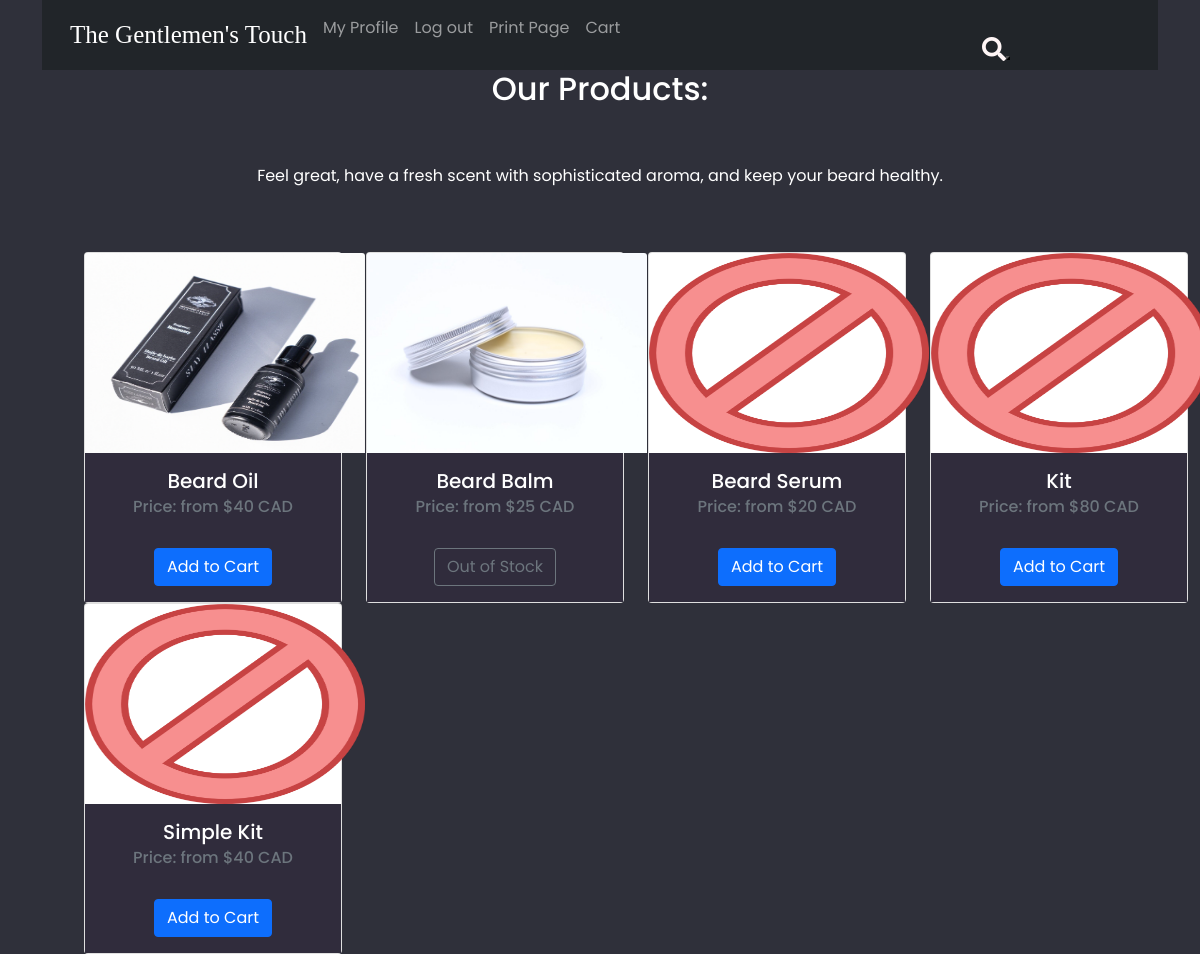
The page /Main/products/ (signed in) on the database its author committed.
### tables this page shows
CREATE TABLE `product` (
  `product_id` int(11) NOT NULL,
  `product_image` varchar(50) NOT NULL DEFAULT 'blank.png',
  `product_name` varchar(30) NOT NULL,
  `description` text NOT NULL,
  `price` double NOT NULL,
  `quantity` int(11) NOT NULL
);

### app/controllers/Main.php (called while the page is built, shortened)
<?php
        class Main extends \app\core\Controller {
            public function index() {
                $product = new \app\models\Product();
                $products = $product->getProducts();
                $this->view('Main/index', $products);
            }
        }

### app/core/App.php (called while the page is built, shortened)
<?php
		class App {
			private $method = 'index';
			public function __construct() {
				$url = self::parseUrl();
				if (isset($url[0])) {
					unset($url[0]);
				}
				$this->controller = new $this->controller;
				if (isset($url[1])) {
					unset($url[1]);
				}
				$this->params = $url ? array_values($url) : [];
				call_user_func_array([$this->controller, $this->method], $this->params);
			}
			private static function parseUrl() {
				if (isset($_GET['url'])) {
					return explode('/',
						filter_var(
							rtrim($_GET['url'], '/'),
							FILTER_SANITIZE_URL)
					);
				}
			}
		}

### index.php (called while the page is built, shortened)
<?php
    new \app\core\App();

### app/models/Product.php (called while the page is built, shortened)
<?php
        class Product extends \app\core\Model {
            function getProducts() {
                $SQL = 'SELECT * FROM product';
                $STMT = self::$_connection->prepare($SQL);
                $STMT->execute();
                $STMT->setFetchMode(\PDO::FETCH_CLASS, "app\models\Product");
                return $STMT->fetchAll();
            }
        }

### app/core/DBConnection.php (called while the page is built, shortened)
<?php
		class DBConnection {
			static $connection = null;
			private function __construct() {
				if (self::$connection == null) {
					$host = 'localhost';
					$DBname = 'sysdev';
					$user = 'root';
					$password = '';
					self::$connection = new \PDO("mysql:host=$host;dbname=$DBname", $user, $password);
				}
			}
			public static function getInstance() {
				return self::$connection;
			}
		}

### app/views/subviews/products.php (the view, shortened to what this page needs)
<head>
    <link rel="stylesheet" type="text/css" href="/app/public/css/products.css">
    <link rel="stylesheet" type="text/css" href="/app/public/css/force.css">
</head>
<body style = "background-color: #302c3c;overflow:scroll;">
    <h2 class = "text-center" style="text-align:center;white-space:pre-wrap;color:white;">Our Products:</h2><br><br>
    <p style="text-align:center;white-space:pre-wrap;color:white;">Feel great, have a fresh scent with sophisticated aroma, and keep your beard healthy.</p> <br> <br>
    <div class="row" style='text-align:center;'>
        <?php
            if ($data != null) {
                foreach ($data as $product) {
                    echo "<div class='col-lg-3 d-flex align-items-stretch'>
                    <div class='card' style='width: 18rem;text-align:center;'>
                        <img class=\"card-img-top\" alt = '' src = '\\pictures\\$product->product_image' style = 'width:280px;height:200px;display:block;margin-left:auto;margin-right:auto;'>
                        <div class='card-body' style = 'background-color:#302c3c;'>
                        <h5 class=\"card-title\"> <a href = '/Product/index/$product->product_id'>$product->product_name</a> </h5>
                        <h6 class=\"card-subtitle mb-2 text-muted\">Price: from $$product->price CAD</h6> <br>";
                        if (isset($_SESSION['role'])) {
                            if ($_SESSION['role'] == '0') {
                                if ($product->quantity >= 1)
                                    echo "<a class=\"btn btn-primary\" href='/Cart/addToCart/$product->product_id'
                                        onclick='return confirm('Product successfully added to cart! ')' class='m-2'>Add to Cart </a> </div> </div></div>";
                                else
                                    echo "<a class='btn btn-outline-secondary'>Out of Stock</a>
                                    </div> </div></div>";
                            }
                        }
                }
            }
            else if ($data == null)
                echo "<h3 style = 'color:white;'>No products have been added!</h3>";
        ?>
    </div>
</body>

### app/public/css/navbar.css (style rules this page uses)
* { box-sizing: border-box; padding: 0; margin: 0; }
body { font-family: sans-serif; }
a { color: white; text-decoration: none; }

### app/public/css/products.css (style rules this page uses)
* { margin: 0; padding: 0; box-sizing: border-box; font-family: "Poppins", sans-serif; }
body { margin: 0; padding: 0; background-color: rgba(47,48,58,1); height: 100vh; overflow: hidden; }

### app/public/css/force.css (style rules this page uses)
.row { margin-left: 6% !important; margin-right: 0% !important; }

### rows shown on the page
product: product_image (picture), product_name "Beard Oil", price "40"
product: product_image (picture), product_name "Beard Balm", price "25", quantity "Out of Stock"
product: product_image (placeholder picture), product_name "Beard Serum", price "20"
product: product_image (placeholder picture), product_name "Kit", price "80"
product: product_image (placeholder picture), product_name "Simple Kit", price "40"
